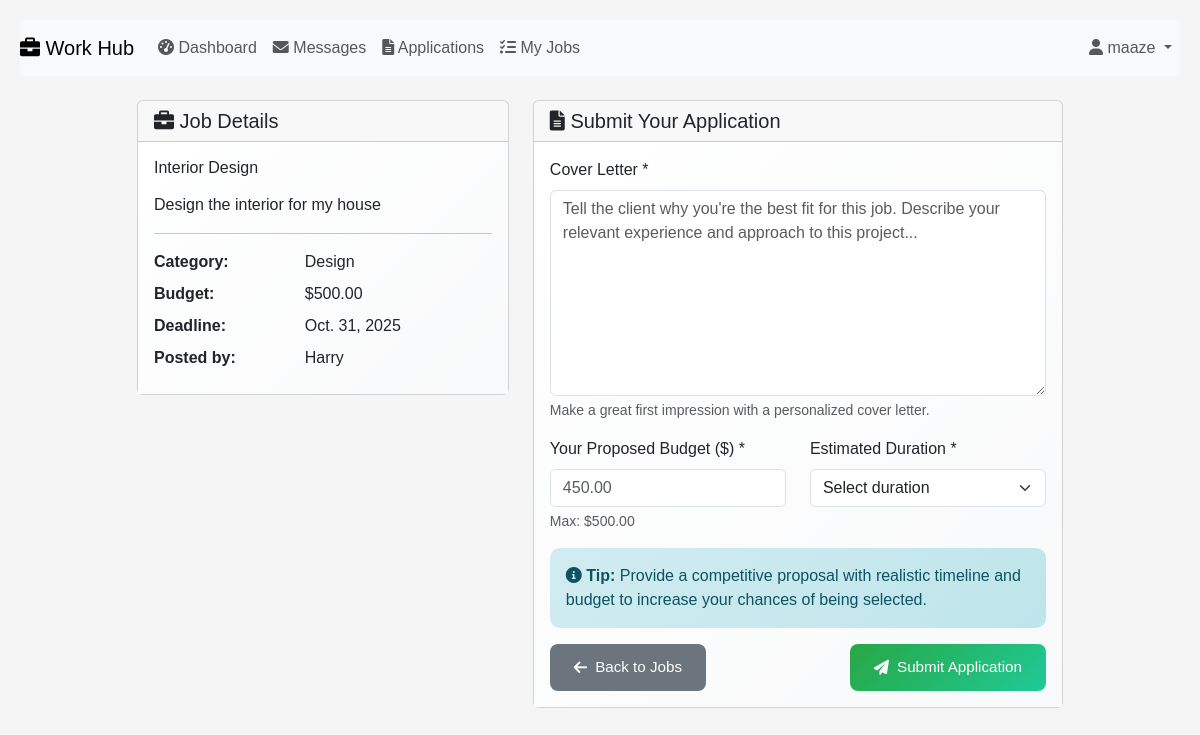
The page /apply/11/ (signed in) on the database its author committed.
### jobs/models.py (models this page shows, shortened)
class Job(models.Model):
    CATEGORY_CHOICES = [
        ('web_dev', 'Web Development'),
        ('mobile_dev', 'Mobile Development'),
        ('design', 'Design'),
        ('writing', 'Writing'),
        ('marketing', 'Marketing'),
        ('data_entry', 'Data Entry'),
        ('other', 'Other'),
    ]
    STATUS_CHOICES = [
        ('open', 'Open'),
        ('in_progress', 'In Progress'),
        ('under_review', 'Under Review'),
        ('completed', 'Completed'),
        ('cancelled', 'Cancelled'),
    ]
    title = models.CharField(max_length=200)
    description = models.TextField()
    category = models.CharField(max_length=20, choices=CATEGORY_CHOICES)
    budget = models.DecimalField(max_digits=10, decimal_places=2)
    deadline = models.DateField()
    status = models.CharField(max_length=20, choices=STATUS_CHOICES, default='open')
    client = models.ForeignKey(User, on_delete=models.CASCADE, related_name='posted_jobs')
    freelancer = models.ForeignKey(User, on_delete=models.SET_NULL, null=True, blank=True, related_name='assigned_jobs')
    created_at = models.DateTimeField(auto_now_add=True)
    updated_at = models.DateTimeField(auto_now=True)
    class Meta:
        ordering = ['-created_at']

### jobs/views.py (the view, shortened to what this page needs)
# urls.py: path('apply/<int:job_id>/', views.apply_job, name='apply_job'),
@login_required
def apply_job(request, job_id):
    job = get_object_or_404(Job, id=job_id)
    if Application.objects.filter(job=job, freelancer=request.user).exists():
        messages.warning(request, 'You have already applied to this job.')
        return redirect('job_list')
    if job.client == request.user:
        messages.error(request, 'You cannot apply to your own job.')
        return redirect('job_list')
    return render(request, 'jobs/apply_job.html', {'job': job})

### jobs/templates/jobs/apply_job.html (shortened to what this page needs)
{% extends "jobs/layout2.html" %}
{% block body %}
<div class="container mt-4">
    <div class="row justify-content-center">
        <div class="col-md-10">
            <div class="row">
                <div class="col-md-5">
                    <div class="card mb-4">
                        <div class="card-header">
                            <h5 class="mb-0">
                                <i class="fas fa-briefcase"></i> Job Details
                            </h5>
                        </div>
                        <div class="card-body">
                            <h6 class="card-title">{{ job.title }}</h6>
                            <p class="card-text">{{ job.description|linebreaks }}</p>
                            <hr>
                            <div class="row mb-2">
                                <div class="col-sm-5"><strong>Category:</strong></div>
                                <div class="col-sm-7">{{ job.get_category_display }}</div>
                            </div>
                            <div class="row mb-2">
                                <div class="col-sm-5"><strong>Budget:</strong></div>
                                <div class="col-sm-7">${{ job.budget }}</div>
                            </div>
                            <div class="row mb-2">
                                <div class="col-sm-5"><strong>Deadline:</strong></div>
                                <div class="col-sm-7">{{ job.deadline }}</div>
                            </div>
                            <div class="row mb-2">
                                <div class="col-sm-5"><strong>Posted by:</strong></div>
                                <div class="col-sm-7">{{ job.client.username }}</div>
                            </div>
                        </div>
                    </div>
                </div>
                <div class="col-md-7">
                    <div class="card">
                        <div class="card-header">
                            <h5 class="mb-0">
                                <i class="fas fa-file-alt"></i> Submit Your Application
                            </h5>
                        </div>
                        <div class="card-body">
                            <form method="post">
                                <div class="mb-3">
                                    <label for="cover_letter" class="form-label">Cover Letter *</label>
                                    <textarea class="form-control" id="cover_letter" name="cover_letter"
                                              rows="8" required
                                              placeholder="Tell the client why you're the best fit for this job. Describe your relevant experience and approach to this project..."></textarea>
                                    <div class="form-text">Make a great first impression with a personalized cover letter.</div>
                                </div>
                                <div class="row">
                                    <div class="col-md-6">
                                        <div class="mb-3">
                                            <label for="proposed_budget" class="form-label">Your Proposed Budget ($) *</label>
                                            <input type="number" step="0.01" class="form-control"
                                                   id="proposed_budget" name="proposed_budget" required
                                                   placeholder="450.00" max="{{ job.budget }}">
                                            <div class="form-text">Max: ${{ job.budget }}</div>
                                        </div>
                                    </div>
                                    <div class="col-md-6">
                                        <div class="mb-3">
                                            <label for="estimated_duration" class="form-label">Estimated Duration *</label>
                                            <select class="form-select" id="estimated_duration" name="estimated_duration" required>
                                                <option value="">Select duration</option>
                                            </select>
                                        </div>
                                    </div>
                                </div>
                                <div class="alert alert-info">
                                    <i class="fas fa-info-circle"></i>
                                    <strong>Tip:</strong> Provide a competitive proposal with realistic timeline and budget to increase your chances of being selected.
                                </div>
                                <div class="d-flex justify-content-between">
                                    <a href="{% url 'job_list' %}" class="btn btn-secondary">
                                        <i class="fas fa-arrow-left"></i> Back to Jobs
                                    </a>
                                    <button type="submit" class="btn btn-success">
                                        <i class="fas fa-paper-plane"></i> Submit Application
                                    </button>
                                </div>
                            </form>
                        </div>
                    </div>
                </div>
            </div>
        </div>
    </div>
</div>
{% endblock %}

### jobs/templates/jobs/layout2.html (shortened to what this page needs)
{% load static %}
<!DOCTYPE html>
<html lang="en">
    <head>
      <link href="https://cdn.jsdelivr.net/npm/bootstrap@5.3.3/dist/css/bootstrap.min.css" rel="stylesheet">
      <link href="{% static 'jobs/jobs.css' %}" rel="stylesheet">
      <link rel="stylesheet" href="https://cdnjs.cloudflare.com/ajax/libs/font-awesome/6.0.0/css/all.min.css">
    </head>
    <body>
        <nav class="navbar navbar-expand-lg navbar-light bg-light">
            <a class="navbar-brand" href="{% url 'job_list' %}">
                <i class="fas fa-briefcase"></i> Work Hub
            </a>
            <div class="collapse navbar-collapse" id="navbarNav">
                <ul class="navbar-nav me-auto">
                    {% if user.is_authenticated %}
                        <li class="nav-item">
                            <a class="nav-link" href="{% url 'dashboard' %}">
                                <i class="fas fa-tachometer-alt"></i> Dashboard
                            </a>
                        </li>
                        <li class="nav-item">
                            <a class="nav-link" href="{% url 'inbox' %}">
                                <i class="fas fa-envelope"></i> Messages
                            </a>
                        </li>
                        <li class="nav-item">
                            <a class="nav-link" href="{% url 'applications' %}">
                                <i class="fas fa-file-alt"></i> Applications
                            </a>
                        </li>
                        <li class="nav-item">
                            <a class="nav-link" href="{% url 'my_jobs' %}">
                                <i class="fas fa-tasks"></i> My Jobs
                            </a>
                        </li>
                    {% endif %}
                </ul>
                <ul class="navbar-nav">
                    {% if user.is_authenticated %}
                        <li class="nav-item dropdown">
                            <a class="nav-link dropdown-toggle" href="#" id="navbarDropdown" role="button"
                               data-bs-toggle="dropdown" aria-expanded="false">
                                <i class="fas fa-user"></i> {{ user.username }}
                            </a>
                        </li>
                    {% endif %}
                </ul>
            </div>
        </nav>
        <div class="body">
            {% block body %}
            {% endblock %}
        </div>
    </body>
</html>

### jobs/static/jobs/jobs.css (style rules this page uses)
body { font-family: Arial, Helvetica, sans-serif; margin: 0; padding: 20px; background-color: #f5f5f5; }
.navbar .dropdown-toggle::after { margin-left: 0.255em; }
.btn { transition: all 0.2s ease; }
.alert { border: none; border-radius: 10px; }
.card { transition: all 0.3s ease; }
.navbar { position: relative; overflow: visible; }
.navbar-nav { position: static; }
.navbar .nav-item.dropdown { position: static; }
@media (min-width: 992px) { .navbar .nav-item.dropdown { position: relative; } }
.alert-info { background: linear-gradient(135deg, #d1ecf1 0%, #bee5eb 100%); border: none; color: #0c5460; }
.card .card-body { background: linear-gradient(135deg, #ffffff 0%, #f8f9fa 100%); }
.btn { padding: 0.75rem 1.5rem; border: none; border-radius: 8px; cursor: pointer; font-size: 0.95rem; font-weight: 500; transition: all 0.3s ease; display: inline-flex; align-items: center; gap: 0.5rem; text-decoration: none; min-width: 120px; justify-content: center; }
.btn-success { background: linear-gradient(135deg, #28a745, #20c997); color: white; }
.navbar .nav-link { position: relative; }

### rows shown on the page
Job: title "Interior Design", description "Design the interior for my house", category "Design", budget "500.00", deadline "Oct. 31, 2025", client.username "Harry"

### other values the page prints
{{ user.username }} "maaze"
